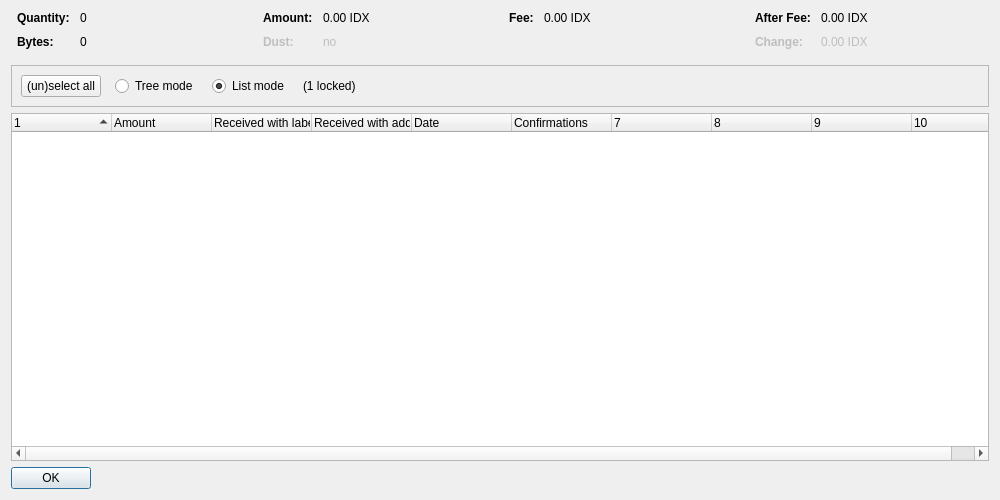
<?xml version="1.0" encoding="UTF-8"?>
<ui version="4.0">
 <class>CoinControlDialog</class>
 <widget class="QDialog" name="CoinControlDialog">
  <property name="geometry">
   <rect>
    <x>0</x>
    <y>0</y>
    <width>1000</width>
    <height>500</height>
   </rect>
  </property>
  <property name="windowTitle">
   <string>Coin Selection</string>
  </property>
  <layout class="QVBoxLayout" name="verticalLayout">
   <item>
    <layout class="QHBoxLayout" name="horizontalLayoutTop" stretch="0,0,0,0">
     <property name="topMargin">
      <number>0</number>
     </property>
     <property name="bottomMargin">
      <number>10</number>
     </property>
     <item>
      <layout class="QFormLayout" name="formLayoutCoinControl1">
       <property name="horizontalSpacing">
        <number>10</number>
       </property>
       <property name="verticalSpacing">
        <number>10</number>
       </property>
       <property name="leftMargin">
        <number>6</number>
       </property>
       <property name="rightMargin">
        <number>6</number>
       </property>
       <item row="0" column="0">
        <widget class="QLabel" name="labelCoinControlQuantityText">
         <property name="font">
          <font>
           <weight>75</weight>
           <bold>true</bold>
          </font>
         </property>
         <property name="text">
          <string>Quantity:</string>
         </property>
        </widget>
       </item>
       <item row="0" column="1">
        <widget class="QLabel" name="labelCoinControlQuantity">
         <property name="cursor">
          <cursorShape>IBeamCursor</cursorShape>
         </property>
         <property name="contextMenuPolicy">
          <enum>Qt::ActionsContextMenu</enum>
         </property>
         <property name="text">
          <string notr="true">0</string>
         </property>
         <property name="textInteractionFlags">
          <set>Qt::LinksAccessibleByMouse|Qt::TextSelectableByKeyboard|Qt::TextSelectableByMouse</set>
         </property>
        </widget>
       </item>
       <item row="1" column="0">
        <widget class="QLabel" name="labelCoinControlBytesText">
         <property name="font">
          <font>
           <weight>75</weight>
           <bold>true</bold>
          </font>
         </property>
         <property name="text">
          <string>Bytes:</string>
         </property>
        </widget>
       </item>
       <item row="1" column="1">
        <widget class="QLabel" name="labelCoinControlBytes">
         <property name="cursor">
          <cursorShape>IBeamCursor</cursorShape>
         </property>
         <property name="contextMenuPolicy">
          <enum>Qt::ActionsContextMenu</enum>
         </property>
         <property name="text">
          <string notr="true">0</string>
         </property>
         <property name="textInteractionFlags">
          <set>Qt::LinksAccessibleByMouse|Qt::TextSelectableByKeyboard|Qt::TextSelectableByMouse</set>
         </property>
        </widget>
       </item>
      </layout>
     </item>
     <item>
      <layout class="QFormLayout" name="formLayoutCoinControl2">
       <property name="horizontalSpacing">
        <number>10</number>
       </property>
       <property name="verticalSpacing">
        <number>10</number>
       </property>
       <property name="leftMargin">
        <number>6</number>
       </property>
       <property name="rightMargin">
        <number>6</number>
       </property>
       <item row="0" column="0">
        <widget class="QLabel" name="labelCoinControlAmountText">
         <property name="font">
          <font>
           <weight>75</weight>
           <bold>true</bold>
          </font>
         </property>
         <property name="text">
          <string>Amount:</string>
         </property>
        </widget>
       </item>
       <item row="0" column="1">
        <widget class="QLabel" name="labelCoinControlAmount">
         <property name="cursor">
          <cursorShape>IBeamCursor</cursorShape>
         </property>
         <property name="contextMenuPolicy">
          <enum>Qt::ActionsContextMenu</enum>
         </property>
         <property name="text">
          <string notr="true">0.00 IDX</string>
         </property>
         <property name="textInteractionFlags">
          <set>Qt::LinksAccessibleByMouse|Qt::TextSelectableByKeyboard|Qt::TextSelectableByMouse</set>
         </property>
        </widget>
       </item>
       <item row="1" column="0">
        <widget class="QLabel" name="labelCoinControlLowOutputText">
         <property name="enabled">
          <bool>false</bool>
         </property>
         <property name="font">
          <font>
           <weight>75</weight>
           <bold>true</bold>
          </font>
         </property>
         <property name="text">
          <string>Dust:</string>
         </property>
        </widget>
       </item>
       <item row="1" column="1">
        <widget class="QLabel" name="labelCoinControlLowOutput">
         <property name="enabled">
          <bool>false</bool>
         </property>
         <property name="cursor">
          <cursorShape>IBeamCursor</cursorShape>
         </property>
         <property name="contextMenuPolicy">
          <enum>Qt::ActionsContextMenu</enum>
         </property>
         <property name="text">
          <string notr="true">no</string>
         </property>
         <property name="textInteractionFlags">
          <set>Qt::LinksAccessibleByMouse|Qt::TextSelectableByKeyboard|Qt::TextSelectableByMouse</set>
         </property>
        </widget>
       </item>
      </layout>
     </item>
     <item>
      <layout class="QFormLayout" name="formLayoutCoinControl3">
       <property name="horizontalSpacing">
        <number>10</number>
       </property>
       <property name="verticalSpacing">
        <number>10</number>
       </property>
       <property name="leftMargin">
        <number>6</number>
       </property>
       <property name="rightMargin">
        <number>6</number>
       </property>
       <item row="0" column="0">
        <widget class="QLabel" name="labelCoinControlFeeText">
         <property name="font">
          <font>
           <weight>75</weight>
           <bold>true</bold>
          </font>
         </property>
         <property name="text">
          <string>Fee:</string>
         </property>
        </widget>
       </item>
       <item row="0" column="1">
        <widget class="QLabel" name="labelCoinControlFee">
         <property name="cursor">
          <cursorShape>IBeamCursor</cursorShape>
         </property>
         <property name="contextMenuPolicy">
          <enum>Qt::ActionsContextMenu</enum>
         </property>
         <property name="text">
          <string notr="true">0.00 IDX</string>
         </property>
         <property name="textInteractionFlags">
          <set>Qt::LinksAccessibleByMouse|Qt::TextSelectableByKeyboard|Qt::TextSelectableByMouse</set>
         </property>
        </widget>
       </item>
      </layout>
     </item>
     <item>
      <layout class="QFormLayout" name="formLayoutCoinControl4">
       <property name="horizontalSpacing">
        <number>10</number>
       </property>
       <property name="verticalSpacing">
        <number>10</number>
       </property>
       <property name="leftMargin">
        <number>6</number>
       </property>
       <property name="rightMargin">
        <number>6</number>
       </property>
       <item row="0" column="0">
        <widget class="QLabel" name="labelCoinControlAfterFeeText">
         <property name="font">
          <font>
           <weight>75</weight>
           <bold>true</bold>
          </font>
         </property>
         <property name="text">
          <string>After Fee:</string>
         </property>
        </widget>
       </item>
       <item row="0" column="1">
        <widget class="QLabel" name="labelCoinControlAfterFee">
         <property name="cursor">
          <cursorShape>IBeamCursor</cursorShape>
         </property>
         <property name="contextMenuPolicy">
          <enum>Qt::ActionsContextMenu</enum>
         </property>
         <property name="text">
          <string notr="true">0.00 IDX</string>
         </property>
         <property name="textInteractionFlags">
          <set>Qt::LinksAccessibleByMouse|Qt::TextSelectableByKeyboard|Qt::TextSelectableByMouse</set>
         </property>
        </widget>
       </item>
       <item row="1" column="0">
        <widget class="QLabel" name="labelCoinControlChangeText">
         <property name="enabled">
          <bool>false</bool>
         </property>
         <property name="font">
          <font>
           <weight>75</weight>
           <bold>true</bold>
          </font>
         </property>
         <property name="text">
          <string>Change:</string>
         </property>
        </widget>
       </item>
       <item row="1" column="1">
        <widget class="QLabel" name="labelCoinControlChange">
         <property name="enabled">
          <bool>false</bool>
         </property>
         <property name="cursor">
          <cursorShape>IBeamCursor</cursorShape>
         </property>
         <property name="contextMenuPolicy">
          <enum>Qt::ActionsContextMenu</enum>
         </property>
         <property name="text">
          <string notr="true">0.00 IDX</string>
         </property>
         <property name="textInteractionFlags">
          <set>Qt::LinksAccessibleByMouse|Qt::TextSelectableByKeyboard|Qt::TextSelectableByMouse</set>
         </property>
        </widget>
       </item>
      </layout>
     </item>
    </layout>
   </item>
   <item>
    <widget class="QFrame" name="frame">
     <property name="minimumSize">
      <size>
       <width>0</width>
       <height>40</height>
      </size>
     </property>
     <property name="frameShape">
      <enum>QFrame::StyledPanel</enum>
     </property>
     <property name="frameShadow">
      <enum>QFrame::Sunken</enum>
     </property>
     <layout class="QHBoxLayout" name="horizontalLayout">
      <item>
       <layout class="QHBoxLayout" name="horizontalLayoutPanel" stretch="0,0,0,0,0">
        <property name="spacing">
         <number>14</number>
        </property>
        <item>
         <widget class="QPushButton" name="pushButtonSelectAll">
          <property name="sizePolicy">
           <sizepolicy hsizetype="Maximum" vsizetype="Fixed">
            <horstretch>0</horstretch>
            <verstretch>0</verstretch>
           </sizepolicy>
          </property>
          <property name="text">
           <string>(un)select all</string>
          </property>
          <property name="autoDefault">
           <bool>false</bool>
          </property>
         </widget>
        </item>
        <item>
         <widget class="QRadioButton" name="radioTreeMode">
          <property name="sizePolicy">
           <sizepolicy hsizetype="Maximum" vsizetype="Fixed">
            <horstretch>0</horstretch>
            <verstretch>0</verstretch>
           </sizepolicy>
          </property>
          <property name="text">
           <string>Tree mode</string>
          </property>
         </widget>
        </item>
        <item>
         <widget class="QRadioButton" name="radioListMode">
          <property name="sizePolicy">
           <sizepolicy hsizetype="Maximum" vsizetype="Fixed">
            <horstretch>0</horstretch>
            <verstretch>0</verstretch>
           </sizepolicy>
          </property>
          <property name="text">
           <string>List mode</string>
          </property>
          <property name="checked">
           <bool>true</bool>
          </property>
         </widget>
        </item>
        <item>
         <widget class="QLabel" name="labelLocked">
          <property name="text">
           <string notr="true">(1 locked)</string>
          </property>
         </widget>
        </item>
        <item>
         <spacer name="horizontalSpacer">
          <property name="orientation">
           <enum>Qt::Horizontal</enum>
          </property>
          <property name="sizeHint" stdset="0">
           <size>
            <width>40</width>
            <height>20</height>
           </size>
          </property>
         </spacer>
        </item>
       </layout>
      </item>
     </layout>
    </widget>
   </item>
   <item>
    <widget class="CoinControlTreeWidget" name="treeWidget">
     <property name="contextMenuPolicy">
      <enum>Qt::CustomContextMenu</enum>
     </property>
     <property name="sortingEnabled">
      <bool>false</bool>
     </property>
     <property name="columnCount">
      <number>10</number>
     </property>
     <attribute name="headerShowSortIndicator" stdset="0">
      <bool>true</bool>
     </attribute>
     <attribute name="headerStretchLastSection">
      <bool>false</bool>
     </attribute>
     <column>
      <property name="text">
       <string/>
      </property>
     </column>
     <column>
      <property name="text">
       <string>Amount</string>
      </property>
     </column>
     <column>
      <property name="text">
       <string>Received with label</string>
      </property>
     </column>
     <column>
      <property name="text">
       <string>Received with address</string>
      </property>
     </column>
     <column>
      <property name="text">
       <string>Date</string>
      </property>
     </column>
     <column>
      <property name="text">
       <string>Confirmations</string>
      </property>
      <property name="toolTip">
       <string>Confirmed</string>
      </property>
     </column>
     <column>
      <property name="text">
       <string/>
      </property>
     </column>
     <column>
      <property name="text">
       <string/>
      </property>
     </column>
     <column>
      <property name="text">
       <string/>
      </property>
     </column>
     <column>
      <property name="text">
       <string/>
      </property>
     </column>
    </widget>
   </item>
   <item>
    <widget class="QDialogButtonBox" name="buttonBox">
     <property name="sizePolicy">
      <sizepolicy hsizetype="Maximum" vsizetype="Fixed">
       <horstretch>0</horstretch>
       <verstretch>0</verstretch>
      </sizepolicy>
     </property>
     <property name="orientation">
      <enum>Qt::Horizontal</enum>
     </property>
     <property name="standardButtons">
      <set>QDialogButtonBox::Ok</set>
     </property>
    </widget>
   </item>
  </layout>
 </widget>
 <customwidgets>
  <customwidget>
   <class>CoinControlTreeWidget</class>
   <extends>QTreeWidget</extends>
   <header>coincontroltreewidget.h</header>
  </customwidget>
 </customwidgets>
 <resources/>
 <connections/>
</ui>
